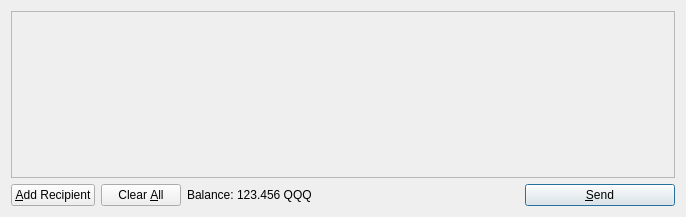
<?xml version="1.0" encoding="UTF-8"?>
<ui version="4.0">
 <class>SendCoinsDialog</class>
 <widget class="QDialog" name="SendCoinsDialog">
  <property name="geometry">
   <rect>
    <x>0</x>
    <y>0</y>
    <width>686</width>
    <height>217</height>
   </rect>
  </property>
  <property name="windowTitle">
   <string>Send Coins</string>
  </property>
  <layout class="QVBoxLayout" name="verticalLayout">
   <item>
    <widget class="QScrollArea" name="scrollArea">
     <property name="widgetResizable">
      <bool>true</bool>
     </property>
     <widget class="QWidget" name="scrollAreaWidgetContents">
      <property name="geometry">
       <rect>
        <x>0</x>
        <y>0</y>
        <width>666</width>
        <height>165</height>
       </rect>
      </property>
      <layout class="QVBoxLayout" name="verticalLayout_2">
       <property name="margin">
        <number>0</number>
       </property>
       <item>
        <layout class="QVBoxLayout" name="entries">
         <property name="spacing">
          <number>6</number>
         </property>
        </layout>
       </item>
       <item>
        <spacer name="verticalSpacer">
         <property name="orientation">
          <enum>Qt::Vertical</enum>
         </property>
         <property name="sizeHint" stdset="0">
          <size>
           <width>20</width>
           <height>40</height>
          </size>
         </property>
        </spacer>
       </item>
      </layout>
     </widget>
    </widget>
   </item>
   <item>
    <layout class="QHBoxLayout" name="horizontalLayout">
     <item>
      <widget class="QPushButton" name="addButton">
       <property name="toolTip">
        <string>Send to multiple recipients at once</string>
       </property>
       <property name="text">
        <string>&amp;Add Recipient</string>
       </property>
       <property name="icon">
        <iconset resource="../bitcoin.qrc">
         <normaloff>:/icons/add</normaloff>:/icons/add</iconset>
       </property>
       <property name="autoDefault">
        <bool>false</bool>
       </property>
      </widget>
     </item>
     <item>
      <widget class="QPushButton" name="clearButton">
       <property name="sizePolicy">
        <sizepolicy hsizetype="Minimum" vsizetype="Fixed">
         <horstretch>0</horstretch>
         <verstretch>0</verstretch>
        </sizepolicy>
       </property>
       <property name="toolTip">
        <string>Remove all transaction fields</string>
       </property>
       <property name="text">
        <string>Clear &amp;All</string>
       </property>
       <property name="icon">
        <iconset resource="../bitcoin.qrc">
         <normaloff>:/icons/remove</normaloff>:/icons/remove</iconset>
       </property>
       <property name="autoRepeatDelay">
        <number>300</number>
       </property>
       <property name="autoDefault">
        <bool>false</bool>
       </property>
      </widget>
     </item>
     <item>
      <layout class="QHBoxLayout" name="horizontalLayout_2">
       <property name="spacing">
        <number>3</number>
       </property>
       <item>
        <widget class="QLabel" name="label">
         <property name="text">
          <string>Balance:</string>
         </property>
        </widget>
       </item>
       <item>
        <widget class="QLabel" name="labelBalance">
         <property name="cursor">
          <cursorShape>IBeamCursor</cursorShape>
         </property>
         <property name="text">
          <string>123.456 QQQ</string>
         </property>
         <property name="textInteractionFlags">
          <set>Qt::LinksAccessibleByMouse|Qt::TextSelectableByKeyboard|Qt::TextSelectableByMouse</set>
         </property>
        </widget>
       </item>
      </layout>
     </item>
     <item>
      <spacer name="horizontalSpacer">
       <property name="orientation">
        <enum>Qt::Horizontal</enum>
       </property>
       <property name="sizeHint" stdset="0">
        <size>
         <width>40</width>
         <height>20</height>
        </size>
       </property>
      </spacer>
     </item>
     <item>
      <widget class="QPushButton" name="sendButton">
       <property name="minimumSize">
        <size>
         <width>150</width>
         <height>0</height>
        </size>
       </property>
       <property name="toolTip">
        <string>Confirm the send action</string>
       </property>
       <property name="text">
        <string>&amp;Send</string>
       </property>
       <property name="icon">
        <iconset resource="../bitcoin.qrc">
         <normaloff>:/icons/send</normaloff>:/icons/send</iconset>
       </property>
       <property name="default">
        <bool>true</bool>
       </property>
      </widget>
     </item>
    </layout>
   </item>
  </layout>
 </widget>
 <resources>
  <include location="../bitcoin.qrc"/>
 </resources>
 <connections/>
</ui>
